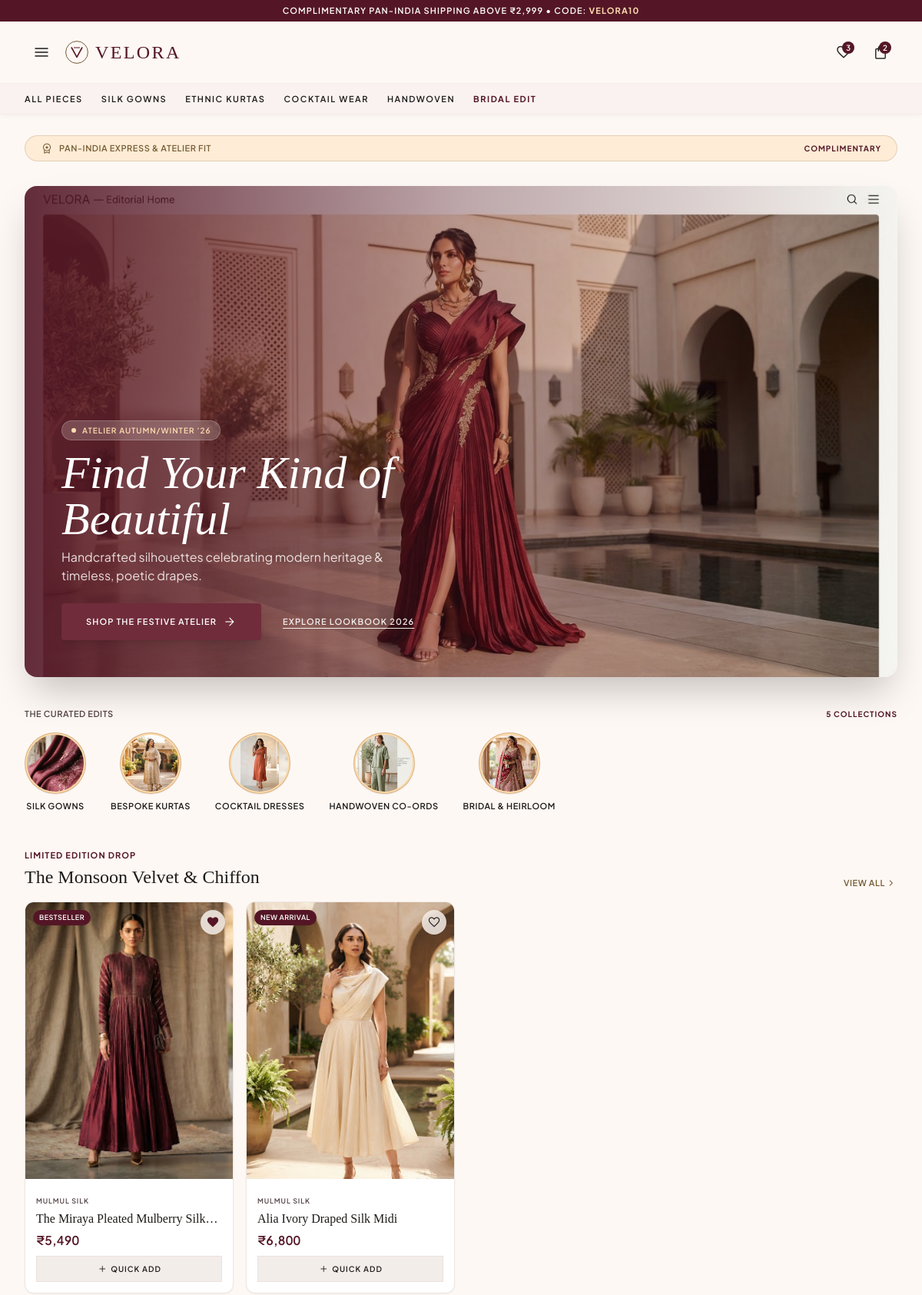
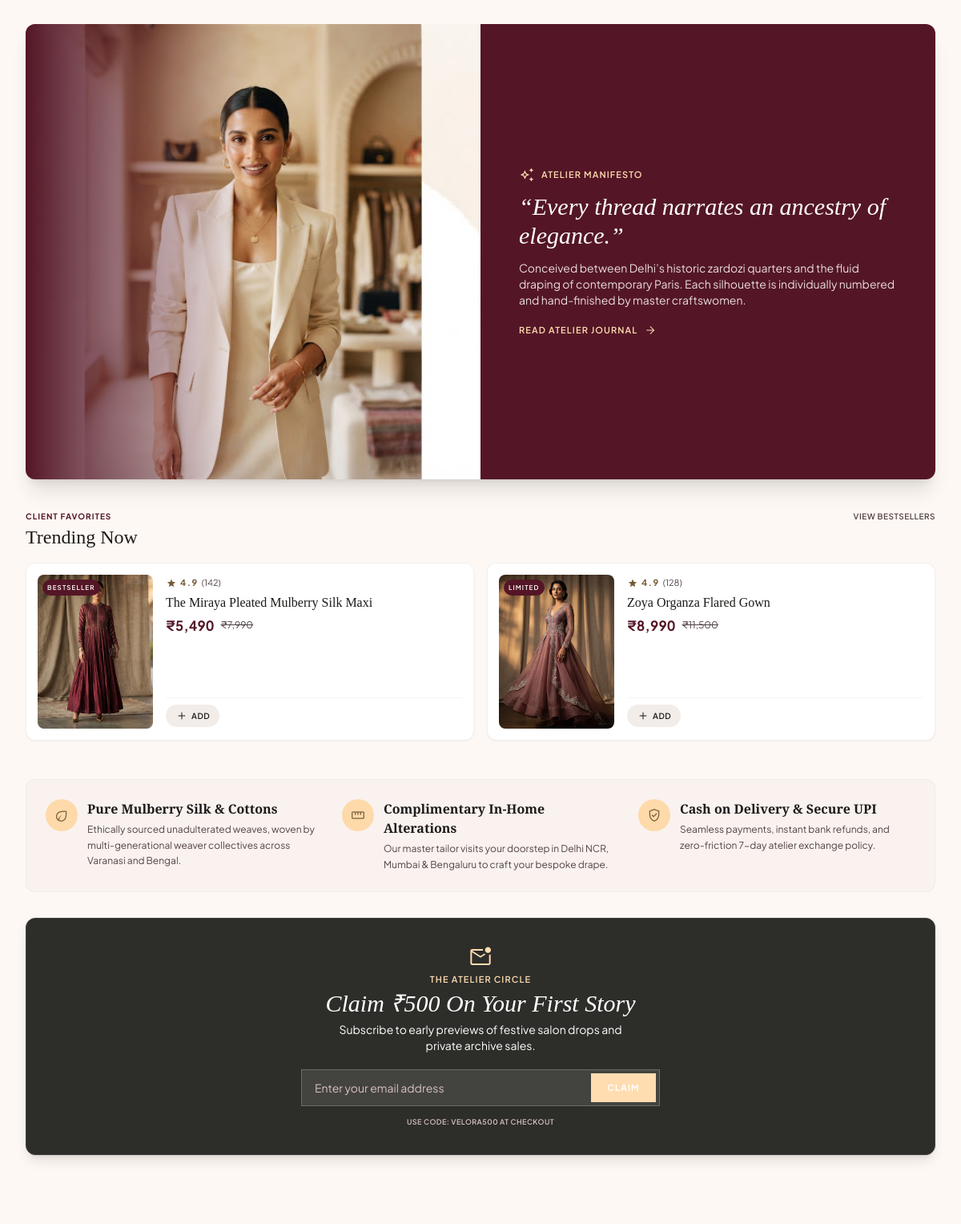
The page / (upper part) on the database its author committed (2 pictures, top to bottom).
### tables this page shows
CREATE TABLE `categories` (
  `id` INT UNSIGNED AUTO_INCREMENT PRIMARY KEY,
  `slug` VARCHAR(100) NOT NULL UNIQUE,
  `name` VARCHAR(150) NOT NULL,
  `description` TEXT NULL,
  `image_url` VARCHAR(500) NULL,
  `item_count` INT UNSIGNED DEFAULT 0,
  `created_at` TIMESTAMP DEFAULT CURRENT_TIMESTAMP
);

CREATE TABLE `products` (
  `id` INT UNSIGNED AUTO_INCREMENT PRIMARY KEY,
  `slug` VARCHAR(150) NOT NULL UNIQUE,
  `title` VARCHAR(255) NOT NULL,
  `subtitle` VARCHAR(255) NULL,
  `category_id` INT UNSIGNED NOT NULL,
  `silhouette` VARCHAR(100) NULL,
  `fabric` VARCHAR(150) NULL,
  `occasion` VARCHAR(150) NULL,
  `price` DECIMAL(10,2) NOT NULL,
  `original_price` DECIMAL(10,2) NULL,
  `discount_percent` INT UNSIGNED DEFAULT 0,
  `rating` DECIMAL(2,1) DEFAULT 4.9,
  `review_count` INT UNSIGNED DEFAULT 0,
  `badge` VARCHAR(50) NULL,
  `badge_type` ENUM('primary', 'secondary', 'tertiary', 'error') DEFAULT 'primary',
  `primary_image` VARCHAR(500) NOT NULL,
  `model_info` VARCHAR(255) DEFAULT 'Model is 5\'9", Bust 32B, Waist 25", wearing size S',
  `craftsmanship` TEXT NULL,
  `care_instructions` TEXT NULL,
  `is_featured` TINYINT(1) DEFAULT 0,
  `is_bestseller` TINYINT(1) DEFAULT 0,
  `is_new_arrival` TINYINT(1) DEFAULT 0,
  `stock_quantity` INT UNSIGNED DEFAULT 15,
  `created_at` TIMESTAMP DEFAULT CURRENT_TIMESTAMP,
  FOREIGN KEY (`category_id`) REFERENCES `categories`(`id`) ON DELETE CASCADE
);

### index.php (the view, shortened to what the rows shown need)
<?php
require_once __DIR__ . '/includes/functions.php';
$pdo = getDbConnection();
$stmtCat = $pdo->query("SELECT * FROM categories ORDER BY id ASC LIMIT 5");
$categories = $stmtCat->fetchAll();
$stmtMonsoon = $pdo->query("SELECT * FROM products WHERE id IN (7, 8) OR is_featured = 1 LIMIT 2");
$monsoonProducts = $stmtMonsoon->fetchAll();
$stmtTrending = $pdo->query("SELECT * FROM products WHERE is_bestseller = 1 OR id IN (9, 10) LIMIT 2");
$trendingProducts = $stmtTrending->fetchAll();
$wishlistIds = getWishlistProductIds();
require_once __DIR__ . '/includes/header.php';
?>
<main class="flex-1 flex flex-col relative w-full pt-[7.5rem] pb-safe bg-surface">
  <div class="max-w-velora w-full mx-auto px-4 sm:px-8 flex flex-col gap-8">
    <section class="relative group">
      <div class="relative w-full aspect-[4/5] sm:aspect-[16/10] md:aspect-[16/9] min-h-[460px] sm:min-h-[520px] md:min-h-[560px] rounded-2xl overflow-hidden shadow-2xl bg-surface-container">
        <div class="absolute inset-0 p-6 sm:p-12 flex flex-col justify-end text-on-primary z-10">
          <h1 class="font-serif text-3xl sm:text-5xl md:text-6xl italic leading-tight text-on-primary max-w-xl">
            Find Your Kind of Beautiful
          </h1>
        </div>
      </div>
    </section>
    <section class="py-2">
      <div class="flex gap-4 sm:gap-8 overflow-x-auto no-scrollbar pb-2">
        <?php foreach ($categories as $cat): ?>
          <a href="shop.php?category=<?= urlencode($cat['slug']) ?>" class="flex flex-col items-center gap-2 shrink-0 group">
            <div class="w-16 h-16 sm:w-20 sm:h-20 rounded-full p-0.5 bg-secondary-container shadow-sm group-hover:scale-105 transition-transform border border-secondary/30">
              <div class="w-full h-full rounded-full overflow-hidden bg-surface-container">
                <img class="w-full h-full object-cover" src="<?= htmlspecialchars(veloraImageUrl($cat['image_url'])) ?>" alt="<?= htmlspecialchars($cat['name']) ?>"/>
              </div>
            </div>
            <span class="font-label-caps text-[10px] sm:text-[11px] uppercase tracking-wider text-on-surface text-center group-hover:text-primary transition-colors">
              <?= htmlspecialchars($cat['name']) ?>
            </span>
          </a>
        <?php endforeach; ?>
      </div>
    </section>
    <section class="flex flex-col gap-4">
      <div class="flex flex-col gap-1">
        <div class="flex items-end justify-between">
          <h2 class="font-serif text-2xl text-on-surface">The Monsoon Velvet & Chiffon</h2>
        </div>
      </div>
      <div class="grid grid-cols-2 md:grid-cols-4 gap-4">
        <?php foreach ($monsoonProducts as $p): ?>
          <div class="velora-card rounded-xl overflow-hidden shadow-sm flex flex-col group relative">
            <div class="relative w-full aspect-[3/4] bg-surface-container overflow-hidden">
              <a href="product.php?id=<?= $p['id'] ?>">
                <img class="w-full h-full object-cover group-hover:scale-105 transition-transform duration-500" src="<?= htmlspecialchars(veloraImageUrl($p['primary_image'])) ?>" alt="<?= htmlspecialchars($p['title']) ?>"/>
              </a>
              <?php if (!empty($p['badge'])): ?>
                <span class="absolute top-2.5 left-2.5 bg-primary text-on-primary font-label-caps text-[9px] uppercase px-2 py-0.5 rounded-full tracking-wider shadow-sm">
                  <?= htmlspecialchars($p['badge']) ?>
                </span>
              <?php endif; ?>
              <button aria-label="Add to Wishlist" data-product-id="<?= $p['id'] ?>" class="wishlist-toggle-btn absolute top-2.5 right-2.5 w-8 h-8 rounded-full bg-surface/80 backdrop-blur-md flex items-center justify-center text-on-surface hover:text-primary transition-colors <?= in_array($p['id'], $wishlistIds) ? 'text-primary' : '' ?>">
                <span class="material-symbols-outlined text-[18px] <?= in_array($p['id'], $wishlistIds) ? 'fill-1' : '' ?>">favorite</span>
              </button>
            </div>
            <div class="p-3.5 flex flex-col justify-between flex-1 gap-2">
              <div>
                <span class="font-label-caps text-[9px] text-on-surface-variant uppercase tracking-widest">
                  <?= htmlspecialchars($p['fabric'] ?? 'Handcrafted') ?>
                </span>
                <h3 class="font-serif text-[15px] sm:text-base leading-snug text-on-surface line-clamp-1 mt-0.5">
                  <a href="product.php?id=<?= $p['id'] ?>" class="hover:text-primary transition-colors"><?= htmlspecialchars($p['title']) ?></a>
                </h3>
                <p class="font-price-display text-[16px] text-primary font-semibold mt-1">
                  <?= formatINR($p['price']) ?>
                </p>
              </div>
              <button onclick="quickAddToCart(<?= $p['id'] ?>)" class="w-full py-2 bg-surface-container text-on-surface hover:bg-primary hover:text-on-primary transition-colors font-label-caps text-[10px] uppercase tracking-widest flex items-center justify-center gap-1 border border-outline-variant/30">
                <span class="material-symbols-outlined text-[14px]">add</span> Quick Add
              </button>
            </div>
          </div>
        <?php endforeach; ?>
      </div>
    </section>
    <section class="flex flex-col gap-4">
      <div class="flex items-baseline justify-between">
        <div>
          <h2 class="font-serif text-2xl text-on-surface">Trending Now</h2>
        </div>
      </div>
      <div class="grid grid-cols-1 sm:grid-cols-2 gap-4">
        <?php foreach ($trendingProducts as $tp): ?>
          <div class="bg-surface-container-lowest rounded-xl p-3.5 shadow-sm flex gap-4 border border-surface-container-high/60">
            <div class="relative w-28 sm:w-36 aspect-[3/4] rounded-lg overflow-hidden shrink-0 bg-surface-container">
              <a href="product.php?id=<?= $tp['id'] ?>">
                <img class="w-full h-full object-cover" src="<?= htmlspecialchars(veloraImageUrl($tp['primary_image'])) ?>" alt="<?= htmlspecialchars($tp['title']) ?>"/>
              </a>
              <?php if (!empty($tp['badge'])): ?>
                <span class="absolute top-1.5 left-1.5 bg-primary text-on-primary font-label-caps text-[8px] uppercase px-1.5 py-0.5 rounded-full">
                  <?= htmlspecialchars($tp['badge']) ?>
                </span>
              <?php endif; ?>
            </div>
            <div class="flex flex-col justify-between flex-1 min-w-0 py-0.5">
              <div>
                <div class="flex items-center gap-1 text-secondary">
                  <span class="material-symbols-outlined text-[14px] fill-1">star</span>
                  <span class="font-label-caps text-[11px] font-bold"><?= $tp['rating'] ?></span>
                  <span class="font-sans text-[11px] text-on-surface-variant">(<?= $tp['review_count'] ?>)</span>
                </div>
                <h3 class="font-serif text-[16px] text-on-surface truncate mt-1">
                  <a href="product.php?id=<?= $tp['id'] ?>" class="hover:text-primary"><?= htmlspecialchars($tp['title']) ?></a>
                </h3>
                <div class="flex items-center gap-2 mt-1">
                  <span class="font-price-display text-[17px] text-primary font-bold"><?= formatINR($tp['price']) ?></span>
                  <?php if (!empty($tp['original_price'])): ?>
                    <span class="font-sans text-xs text-on-surface-variant line-through"><?= formatINR($tp['original_price']) ?></span>
                  <?php endif; ?>
                </div>
              </div>
              <div class="flex items-center justify-between pt-2 border-t border-surface-container-high/40">
                <button onclick="quickAddToCart(<?= $tp['id'] ?>)" aria-label="Add to bag" class="px-3 py-1.5 rounded-full bg-surface-container text-on-surface hover:bg-primary hover:text-on-primary transition-colors font-label-caps text-[10px] tracking-wider uppercase flex items-center gap-1">
                  <span class="material-symbols-outlined text-[16px]">add</span> Add
                </button>
              </div>
            </div>
          </div>
        <?php endforeach; ?>
      </div>
    </section>
  </div>
</main>
<?php require_once __DIR__ . '/includes/footer.php'; ?>

### rows shown on the page
categories: image_url (picture), name "SILK GOWNS"
categories: image_url (picture), name "BESPOKE KURTAS"
categories: image_url (picture), name "COCKTAIL DRESSES"
categories: image_url (picture), name "HANDWOVEN CO-ORDS"
categories: image_url (picture), name "BRIDAL & HEIRLOOM"
products: primary_image (picture), badge "BESTSELLER", fabric "MULMUL SILK", title "The Miraya Pleated Mulberry…", price "₹5,490", rating "4.9", review_count "142", title "The Miraya Pleated Mulberry Silk Maxi", original_price "₹7,990"
products: primary_image (picture), badge "NEW ARRIVAL", fabric "MULMUL SILK", title "Alia Ivory Draped Silk Midi", price "₹6,800"
products: primary_image (picture), badge "LIMITED", rating "4.9", review_count "128", title "Zoya Organza Flared Gown", price "₹8,990", original_price "₹11,500"

### other values the page prints
$wishlistCount "3"
$cartCount "2"
